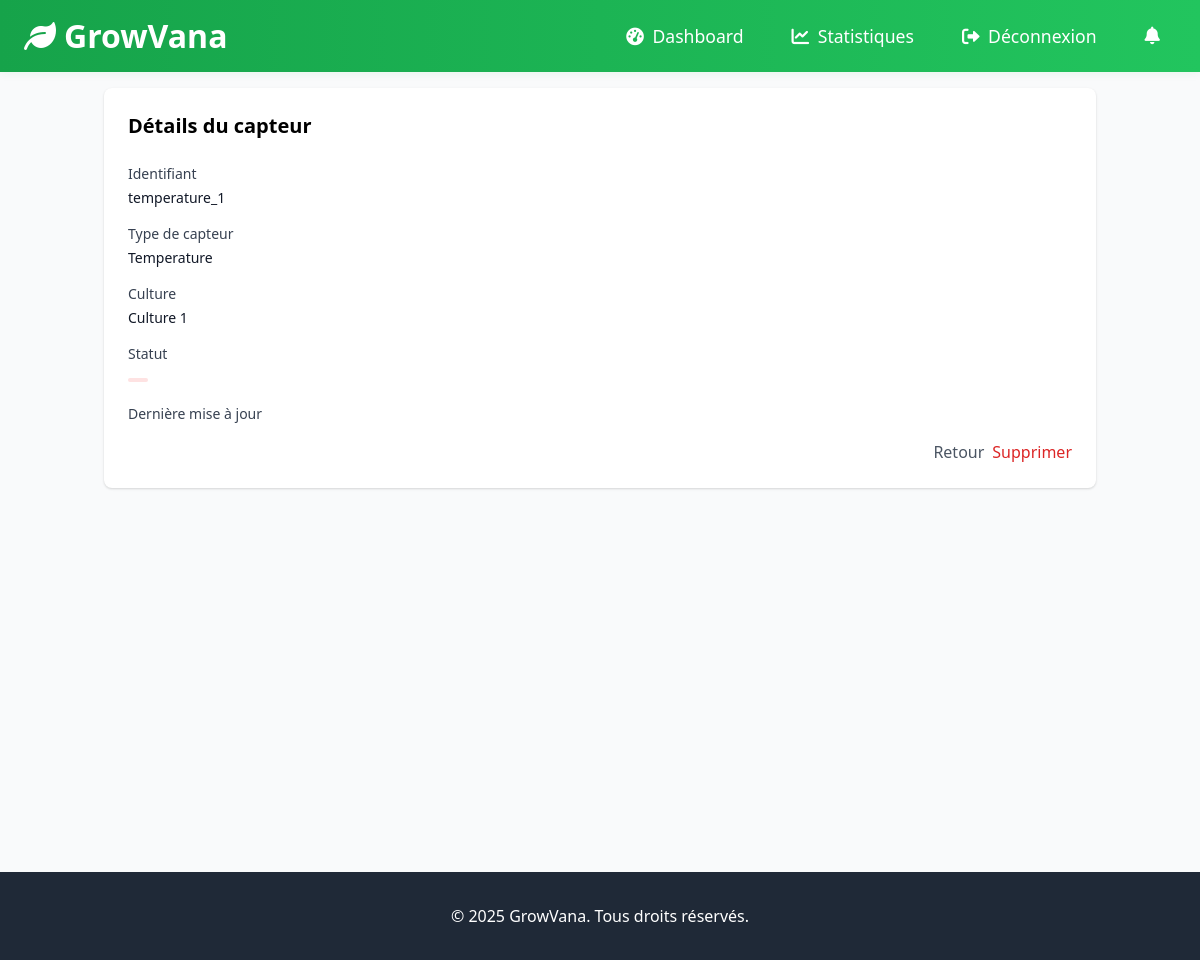
Screenshot of /dashboard/devices/1/ (signed in) with the database file from the repository.
### capteurs/models.py (models this page shows, shortened)
class Capteur(models.Model):
    identifier = models.CharField(max_length=100, unique=True)
    type = models.ForeignKey(CapteurType, on_delete=models.CASCADE)
    culture = models.ForeignKey(Culture, on_delete=models.CASCADE, related_name='capteurs')

class CapteurType(models.Model):
    name = models.CharField(max_length=50)  # e.g. Temperature, pH, etc.
    unit = models.CharField(max_length=20)  # °C, %, etc.

### culture/models.py (models this page shows, shortened)
class Culture(models.Model):
    user = models.ForeignKey(settings.AUTH_USER_MODEL, on_delete=models.CASCADE, related_name='cultures', null=True, blank=True)
    name = models.CharField(max_length=100)
    description = models.TextField(blank=True)
    created_at = models.DateTimeField(auto_now_add=True)

### dashboard/views.py (the view)
# urls.py: path('devices/<int:capteur_id>/', views.devices_detail, name='devices_detail'),
@login_required
def devices_detail(request, capteur_id):
    capteur = get_object_or_404(Capteur, id=capteur_id)
    context = {
        'capteur': capteur,
        'active_tab': 'devices'
    }
    return render(request, 'dashboard/devices_detail.html', context)

### dashboard/templates/dashboard/devices_detail.html (shortened to what this page needs)
{% extends 'dashboard/base.html' %}
{% block dashboard_content %}
    <div class="bg-white rounded-lg shadow p-6">
        <h2 class="text-xl font-semibold mb-6">Détails du capteur</h2>
        <div class="space-y-4">
            <div>
                <label class="block text-sm font-medium text-gray-700">Identifiant</label>
                <p class="mt-1 text-sm text-gray-900">{{ capteur.identifier }}</p>
            </div>
            <div>
                <label class="block text-sm font-medium text-gray-700">Type de capteur</label>
                <p class="mt-1 text-sm text-gray-900">{{ capteur.type.name }}</p>
            </div>
            <div>
                <label class="block text-sm font-medium text-gray-700">Culture</label>
                <p class="mt-1 text-sm text-gray-900">{{ capteur.culture.name }}</p>
            </div>
            <div>
                <label class="block text-sm font-medium text-gray-700">Statut</label>
                <span class="mt-1 inline-flex items-center px-2.5 py-0.5 rounded-full text-xs font-medium {% with status=capteur.capteurstatus_set.first %}{% if status.status == 'online' %}bg-green-100 text-green-800{% else %}bg-red-100 text-red-800{% endif %}{% endwith %}">
                </span>
            </div>
            <div>
                <label class="block text-sm font-medium text-gray-700">Dernière mise à jour</label>
            </div>
            <div class="flex justify-end space-x-2">
                <a href="{% url 'dashboard:devices' %}" class="text-gray-600 hover:text-gray-900">
                    Retour
                </a>
                <form method="post" action="{% url 'dashboard:devices_delete' capteur.id %}" class="inline">
                    <button type="submit" class="text-red-600 hover:text-red-900">
                        Supprimer
                    </button>
                </form>
            </div>
        </div>
    </div>
{% endblock %}

### static/css/styles.css (style rules this page uses)
button[type="submit"] { transition: background 0.2s, box-shadow 0.2s, transform 0.1s; }

### rows the page displays
Capteur: identifier "temperature_1", type.name "Temperature", culture.name "Culture 1"
